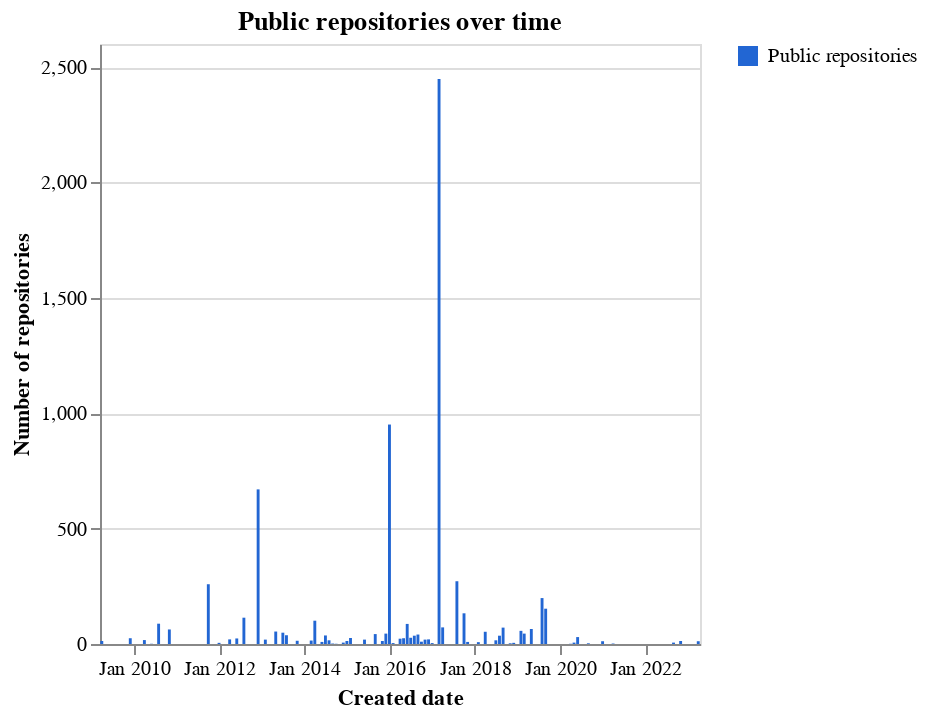

Notebook cell for this chart:
### Code cell
_dntk.DeepnoteChart(df_2, """{"layer":[{"layer":[{"layer":[{"mark":{"clip":true,"type":"bar","color":"#2266D3","tooltip":true},"encoding":{"x":{"axis":{"grid":false,"title":"Created date"},"sort":"ascending","type":"temporal","field":"created_at","scale":{"type":"linear"},"timeUnit":"yearmonth","bandPosition":0},"y":{"axis":{"title":"Number of repositories","format":{"type":"default","decimals":null},"formatType":"numberFormatFromNumberType"},"type":"quantitative","field":"public_repos","scale":{"type":"linear"},"format":{"type":"default","decimals":null},"aggregate":"sum","formatType":"numberFormatFromNumberType"},"color":{"type":"nominal","datum":"Public repositories","scale":{"range":["#2266D3"],"domain":["Public repositories"]}},"xOffset":{"datum":"series_0"}},"transform":[]}]}],"resolve":{"scale":{"color":"independent"}}}],"title":"Public repositories over time","config":{"legend":{"disable":false}},"$schema":"https://vega.github.io/schema/vega-lite/v5.json","encoding":{},"usermeta":{"seriesNames":["Public repositories"],"seriesOrder":[0],"specSchemaVersion":2,"tooltipDefaultMode":true}}""")
